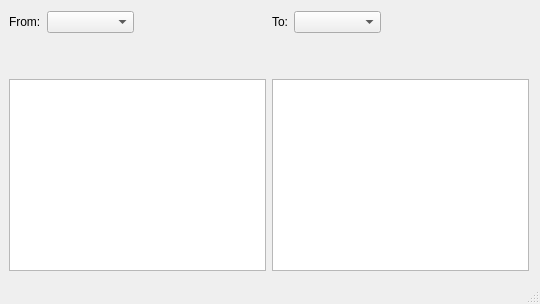
<?xml version="1.0" encoding="UTF-8"?>
<ui version="4.0">
 <class>MainWindow</class>
 <widget class="QMainWindow" name="MainWindow">
  <property name="geometry">
   <rect>
    <x>0</x>
    <y>0</y>
    <width>540</width>
    <height>304</height>
   </rect>
  </property>
  <property name="windowTitle">
   <string>MainWindow</string>
  </property>
  <widget class="QWidget" name="centralWidget">
   <layout class="QHBoxLayout" name="horizontalLayout">
    <property name="leftMargin">
     <number>9</number>
    </property>
    <item>
     <layout class="QGridLayout" name="gridLayout">
      <item row="0" column="0">
       <widget class="QLabel" name="label">
        <property name="text">
         <string>From:</string>
        </property>
       </widget>
      </item>
      <item row="0" column="1">
       <widget class="QComboBox" name="backendComboLeft">
        <property name="styleSheet">
         <string notr="true"/>
        </property>
        <property name="currentIndex">
         <number>-1</number>
        </property>
        <item>
         <property name="text">
          <string>uTorrent</string>
         </property>
        </item>
        <item>
         <property name="text">
          <string>qBittorrent</string>
         </property>
        </item>
       </widget>
      </item>
      <item row="0" column="2">
       <spacer name="horizontalSpacer">
        <property name="orientation">
         <enum>Qt::Horizontal</enum>
        </property>
        <property name="sizeHint" stdset="0">
         <size>
          <width>37</width>
          <height>17</height>
         </size>
        </property>
       </spacer>
      </item>
      <item row="1" column="0" colspan="3">
       <widget class="QStackedWidget" name="backendConfLeft">
        <widget class="QWidget" name="page"/>
        <widget class="QWidget" name="page_2"/>
       </widget>
      </item>
      <item row="2" column="0" colspan="3">
       <widget class="QTableView" name="torrentViewLeft"/>
      </item>
     </layout>
    </item>
    <item>
     <layout class="QGridLayout" name="gridLayout_2">
      <item row="0" column="0">
       <widget class="QLabel" name="label_2">
        <property name="text">
         <string>To:</string>
        </property>
       </widget>
      </item>
      <item row="0" column="1">
       <widget class="QComboBox" name="backendComboRight">
        <property name="styleSheet">
         <string notr="true"/>
        </property>
        <property name="currentIndex">
         <number>-1</number>
        </property>
        <item>
         <property name="text">
          <string>uTorrent</string>
         </property>
        </item>
        <item>
         <property name="text">
          <string>qBittorrent</string>
         </property>
        </item>
       </widget>
      </item>
      <item row="0" column="2">
       <spacer name="horizontalSpacer_2">
        <property name="orientation">
         <enum>Qt::Horizontal</enum>
        </property>
        <property name="sizeHint" stdset="0">
         <size>
          <width>40</width>
          <height>20</height>
         </size>
        </property>
       </spacer>
      </item>
      <item row="1" column="0" colspan="3">
       <widget class="QStackedWidget" name="backendConfRight">
        <property name="currentIndex">
         <number>0</number>
        </property>
        <widget class="QWidget" name="page_3"/>
        <widget class="QWidget" name="page_4"/>
       </widget>
      </item>
      <item row="2" column="0" colspan="3">
       <widget class="QTableView" name="torrentViewRight"/>
      </item>
     </layout>
    </item>
   </layout>
  </widget>
  <widget class="QMenuBar" name="menuBar">
   <property name="geometry">
    <rect>
     <x>0</x>
     <y>0</y>
     <width>540</width>
     <height>22</height>
    </rect>
   </property>
  </widget>
  <widget class="QStatusBar" name="statusBar"/>
 </widget>
 <layoutdefault spacing="6" margin="11"/>
 <resources/>
 <connections>
  <connection>
   <sender>backendComboLeft</sender>
   <signal>currentIndexChanged(QString)</signal>
   <receiver>MainWindow</receiver>
   <slot>prepareAndShowLeftConfigPanel(QString)</slot>
   <hints>
    <hint type="sourcelabel">
     <x>80</x>
     <y>43</y>
    </hint>
    <hint type="destinationlabel">
     <x>185</x>
     <y>36</y>
    </hint>
   </hints>
  </connection>
  <connection>
   <sender>backendComboRight</sender>
   <signal>currentIndexChanged(QString)</signal>
   <receiver>MainWindow</receiver>
   <slot>prepareAndShowRightConfigPanel(QString)</slot>
   <hints>
    <hint type="sourcelabel">
     <x>356</x>
     <y>42</y>
    </hint>
    <hint type="destinationlabel">
     <x>488</x>
     <y>35</y>
    </hint>
   </hints>
  </connection>
 </connections>
 <slots>
  <slot>prepareAndShowLeftConfigPanel(QString)</slot>
  <slot>prepareAndShowRightConfigPanel(QString)</slot>
  <slot>acceptLeftConfig()</slot>
  <slot>acceptRightConfig()</slot>
 </slots>
</ui>
